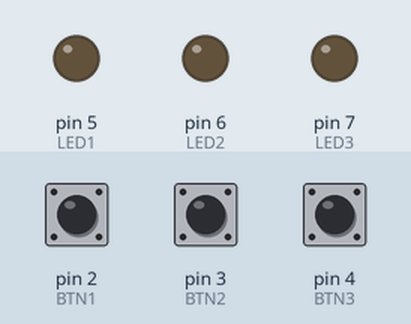
Simulated run of this sketch. Board: Arduino Uno, built with avr-gcc and run on an emulated ATmega328P. On the bench: output pins drawn as LEDs (lit = HIGH). The test bench sets the inputs (shaded band); at power-on: pin 2 (BTN1) HIGH, pin 3 (BTN2) HIGH, pin 4 (BTN3) HIGH.

Above: at 1.2 s.
1.3 s: pin 2 (BTN1) pulled LOW for 0.15 s
At 1.37 s:
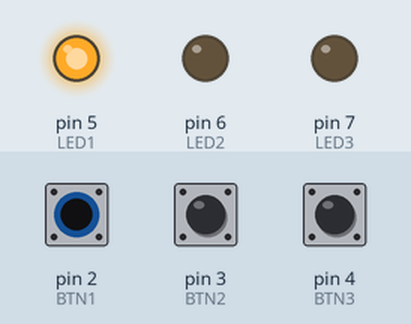
2.9 s: pin 3 (BTN2) pulled LOW for 0.15 s
At 2.97 s:
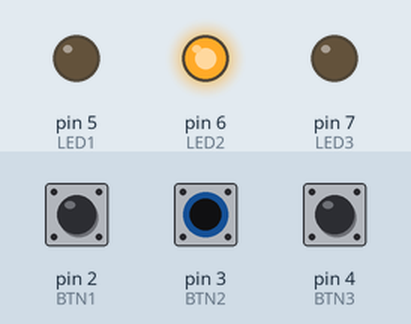
4.5 s: pin 4 (BTN3) pulled LOW for 0.15 s
At 4.57 s:
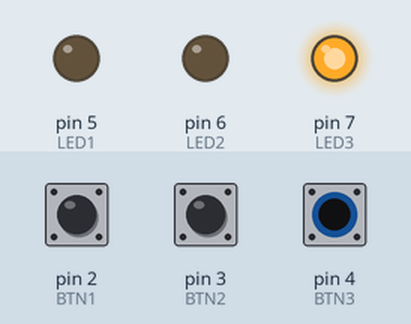
6.1 s: pin 4 (BTN3) pulled LOW for 3.2 s
At 10.4 s:
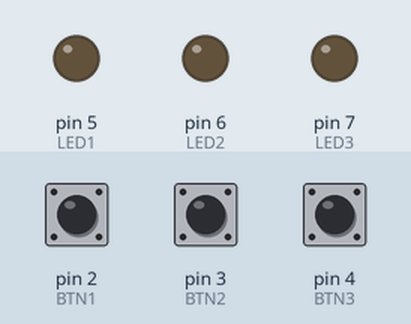
10.8 s: pin 2 (BTN1) pulled LOW for 3.2 s
At 11.5 s:
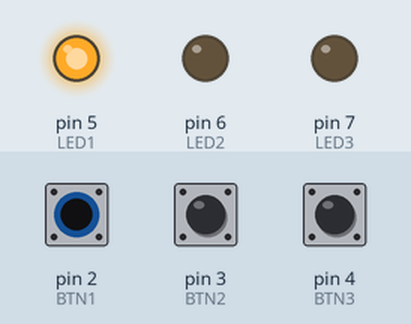
15.5 s: pin 2 (BTN1) driven LOW and pin 3 (BTN2) driven LOW
At 16.3 s:
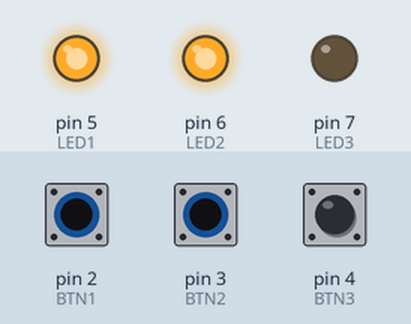
Timing chart, 0 to 18.0 s (numbered marks = the images above; inputs shaded):
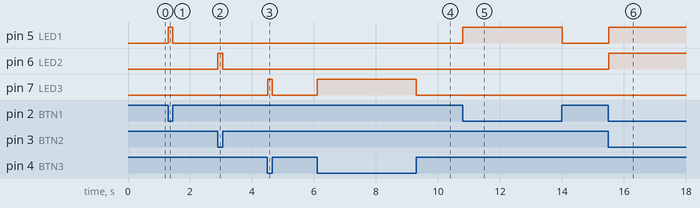

The sketch:

Tugas_Prak_MCU_3.3.ino
```cpp
const int BTN1 = 2;
const int BTN2 = 3;
const int BTN3 = 4;
const int LED1 = 5;
const int LED2 = 6;
const int LED3 = 7;

void setup() {
  pinMode(BTN1, INPUT_PULLUP);
  pinMode(BTN2, INPUT_PULLUP);
  pinMode(BTN3, INPUT_PULLUP);
  pinMode(LED1, OUTPUT);
  pinMode(LED2, OUTPUT);
  pinMode(LED3, OUTPUT);
}

void loop() {
  int BTNstate1 = digitalRead(BTN1);
  int BTNstate2 = digitalRead(BTN2);
  int BTNstate3 = digitalRead(BTN3);
  if (BTNstate1 == LOW) {
    digitalWrite(LED1, HIGH);
  } else {
    digitalWrite(LED1, LOW);
  }

  if (BTNstate2 == LOW) {
    digitalWrite(LED2, HIGH);
  } else {
    digitalWrite(LED2, LOW);
  }

  if (BTNstate3 == LOW) {
    digitalWrite(LED3, HIGH);
  } else {
    digitalWrite(LED3, LOW);
  }

  if (BTNstate1 == HIGH && BTNstate2 == HIGH && BTNstate3 == HIGH) {
    digitalWrite(LED1, LOW);
    digitalWrite(LED2, LOW);
    digitalWrite(LED3, LOW);
  }
}
```

Measured:
- after the input at 1.3 s, pin 5 (LED1): LOW → HIGH at once, → LOW 0.15 s later
- after the input at 2.9 s, pin 6 (LED2): LOW → HIGH at once, → LOW 0.15 s later
- after the input at 4.5 s, pin 7 (LED3): LOW → HIGH at once, → LOW 0.15 s later
- after the input at 6.1 s, pin 7 (LED3): LOW → HIGH at once, → LOW 3.2 s later
- after the input at 10.8 s, pin 5 (LED1): LOW → HIGH at once, → LOW 3.2 s later
- after the input at 15.5 s, pin 5 (LED1), pin 6 (LED2): LOW → HIGH at once
